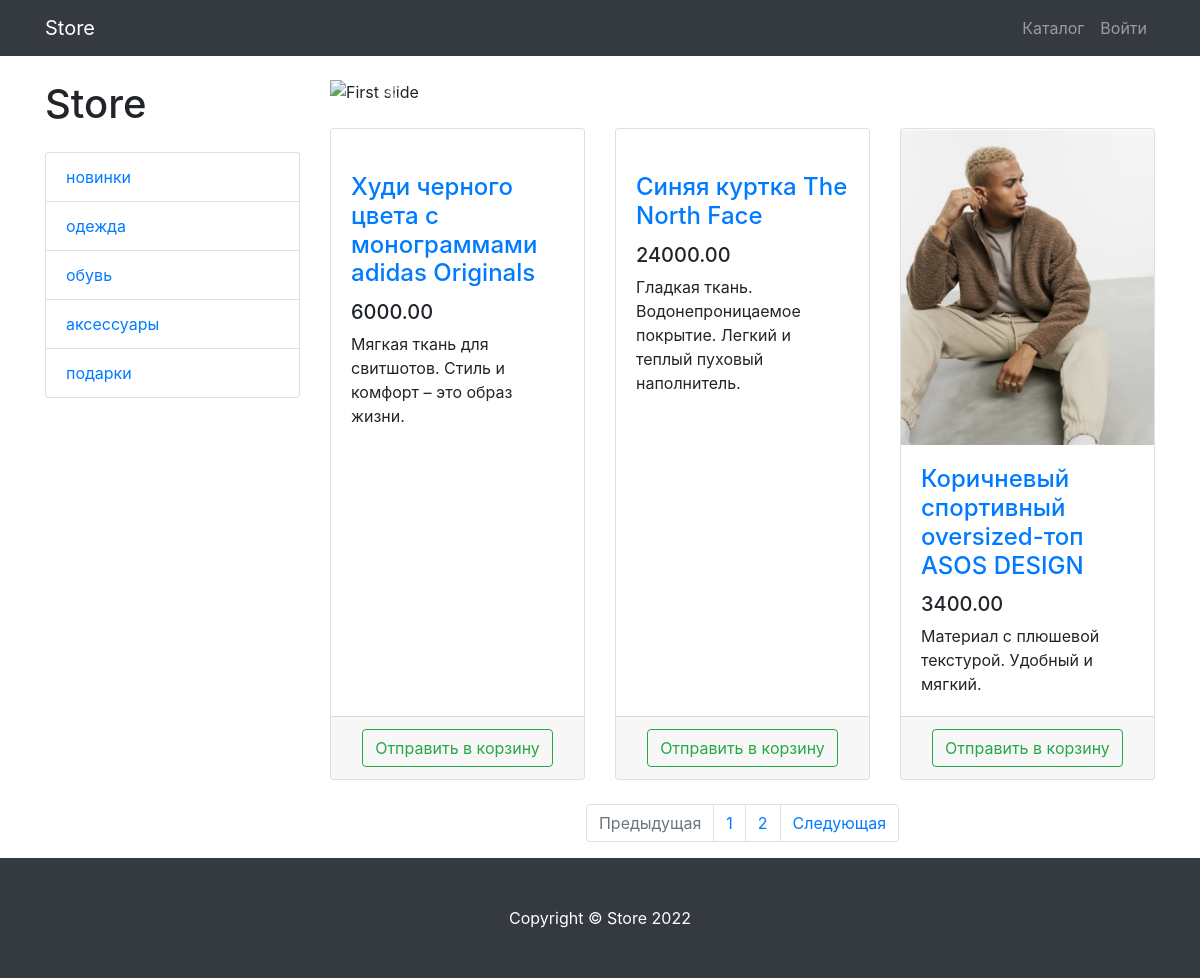
Page /products on the committed database.
### products/models.py (models this page shows, shortened)
class ProductCategory(models.Model):
    name = models.CharField(max_length=128, unique=True)
    slug = models.SlugField(max_length=128, unique=True, db_index=True)
    description = models.TextField(null=True, blank=True)
    is_visible = models.BooleanField(default=True)
    position = models.PositiveSmallIntegerField(unique=True)
    class Meta:
        verbose_name = 'Category'
        verbose_name_plural = 'Categories'

class Product(models.Model):
    name = models.CharField(max_length=256)
    slug = models.SlugField(max_length=256, unique=True, db_index=True)
    description = models.TextField()
    price = models.DecimalField(max_digits=10, decimal_places=2)
    quantity = models.PositiveIntegerField(default=0)
    image = models.ImageField(upload_to='products_images')
    category = models.ForeignKey(to=ProductCategory, on_delete=models.CASCADE)
    is_visible = models.BooleanField(default=True)
    position = models.PositiveSmallIntegerField()
    class Meta:
        verbose_name = 'Product'
        verbose_name_plural = 'Products'

### products/views.py (the view)
# urls.py: path('', ProductsListView.as_view(), name='index'),
class ProductsListView(TitleMixin, ListView):
    model = Product
    template_name = 'products/products.html'
    paginate_by = 3
    title = 'Store - Каталог'
    def get_queryset(self):
        queryset = super(ProductsListView, self).get_queryset()
        category_id = self.kwargs.get('category_id')
        return queryset.filter(category_id=category_id) if category_id else queryset
    def get_context_data(self, *, object_list=None, **kwargs):
        context = super(ProductsListView, self).get_context_data()
        context['categories'] = ProductCategory.objects.all()
        return context

### common/views.py (called while the page is built)
    def get_context_data(self, **kwargs):
        context = super(TitleMixin, self).get_context_data(**kwargs)
        context['title'] = self.title
        return context

### products/templates/products/products.html (shortened to what this page needs)
{% extends 'products/base.html' %}
{% load static %}
{% block css %}
	<link href="{% static 'vendor/css/products.css' %}" rel="stylesheet">
{% endblock %}
{% block content %}
	<div class="container">
    <div class="row">
        <div class="col-lg-3">
            <h1 class="my-4">Store</h1>
            <div class="list-group">
                {% for category in categories %}
                	<a href="{% url 'products:category' category.id %}" class="list-group-item">
                        {{ category.name }}
                    </a>
                {% endfor %}
            </div>
        </div>
        <div class="col-lg-9">
            <div id="carouselExampleIndicators" class="carousel slide my-4" data-ride="carousel">
                <ol class="carousel-indicators">
                    <li data-target="#carouselExampleIndicators" data-slide-to="0" class="active"></li>
                    <li data-target="#carouselExampleIndicators" data-slide-to="1"></li>
                    <li data-target="#carouselExampleIndicators" data-slide-to="2"></li>
                </ol>
                <div class="carousel-inner" role="listbox">
                    <div class="carousel-item active">
                        <img class="d-block img-fluid" src="/static/vendor/img/slides/slide-1.jpg" alt="First slide">
                    </div>
                </div>
                <a class="carousel-control-prev" href="#carouselExampleIndicators" role="button" data-slide="prev">
                    <span class="carousel-control-prev-icon" aria-hidden="true"></span>
                </a>
                <a class="carousel-control-next" href="#carouselExampleIndicators" role="button" data-slide="next">
                    <span class="carousel-control-next-icon" aria-hidden="true"></span>
                </a>
            </div>
            <div class="row">
                {% for product in object_list %}
                	<div class="col-lg-4 col-md-6 mb-4">
                    <div class="card h-100">
                        <a href="#">
                            <img class="card-img-top"
                                 src="{{product.image.url}}"
                                 alt="">
                        </a>
                        <div class="card-body">
                            <h4 class="card-title">
                                <a href="#">{{ product.name }}</a>
                            </h4>
                            <h5>{{ product.price }}</h5>
                            <p class="card-text">{{ product.description }}</p>
                        </div>
                        <div class="card-footer text-center">
                            <a class="btn btn-outline-success"
                               href="{% url 'products:basket_add' product.id %}">
                                Отправить в корзину
                            </a>
                        </div>
                    </div>
                </div>
                {% endfor %}
            </div>
            {% if is_paginated %}
            <nav aria-label="Page navigation example">
                <ul class="pagination justify-content-center">
                    <li class="page-item {% if not page_obj.has_previous %} disabled {% endif %}">
                        <a class="page-link"
                           href="{% if page_obj.has_previous %} {% url 'products:paginator' page_obj.previous_page_number %} {% else %} # {% endif %}"
                           tabindex="-1" aria-disabled="true">
                            Предыдущая
                        </a>
                    </li>
                    {% for page in paginator.page_range %}
                        <li class="page-item">
                            <a class="page-link" href="{% url 'products:paginator' page %}">
                                {{ page }}
                            </a>
                        </li>
                    {% endfor %}
                    <li class="page-item {% if not page_obj.has_next %} disabled{% endif %} ">
                        <a class="page-link"
                           href="{% if page_obj.has_next %} {% url 'products:paginator' page_obj.next_page_number %} {% else %} # {% endif %} ">
                            Следующая
                        </a>
                    </li>
                </ul>
            </nav>
             {% endif %}
        </div>
    </div>
</div>
{% endblock %}
{% block footer %}
	<footer class="py-5 bg-dark">
    <div class="container">
        <p class="m-0 text-center text-white">Copyright &copy; Store 2022</p>
    </div>
</footer>
{% endblock %}

### products/templates/products/base.html (shortened to what this page needs)
{% load static %}
<!DOCTYPE html>
<html lang="en">
<head>
    <link href="{% static 'vendor/bootstrap/css/bootstrap.min.css' %}" rel="stylesheet">
    {% block css %} {% endblock %}
</head>
<body>
<nav class="navbar navbar-expand-lg navbar-dark bg-dark fixed-top">
    <div class="container">
        <a class="navbar-brand" href="{% url 'index' %}">Store</a>
        <div class="collapse navbar-collapse" id="navbarResponsive">
            <ul class="navbar-nav ml-auto">
                <li class="nav-item">
                    <a class="nav-link" href="{% url 'products:index' %}">Каталог  </a>
                </li>
                {% if user.is_authenticated %}
                    <li class="nav-item dropdown">
                    <a class="nav-link dropdown-toggle" href="#" id="navbarDropdown" role="button"
                       data-bs-toggle="dropdown" aria-expanded="false">
                        <i class="fas fa-user-circle"></i>
                    </a>
                    <ul class="dropdown-menu" aria-labelledby="navbarDropdown">
                        <li>
                            <a class="dropdown-item" href="{% url 'users:profile' user.id %}">Профиль</a>
                        </li>
                        <li><a class="dropdown-item" href="orders/orders.html">Заказы</a></li>
                        {% if user.is_superuser or user.is_staff %}
                            <li>
                                <a class="dropdown-item" href="{% url 'admin:index' %}">
                                    Админ-панель
                                </a>
                            </li>
                        {% endif %}
                        <li>
                            <hr class="dropdown-divider">
                        </li>
                        <li>
                            <a class="dropdown-item" href="{% url 'users:logout' %}">
                                Выйти
                            </a>
                        </li>
                    </ul>
                </li>
                {% else %}
                    <li class="nav-item">
                    <a class="nav-link" href="{% url 'users:login' %}">Войти </a>
                </li>
                {% endif %}
            </ul>
        </div>
    </div>
</nav>
{% block content %} {% endblock %}
{% block footer %} {% endblock %}
</body>
</html>

### rows in the picture
ProductCategory: name "новинки"
ProductCategory: name "одежда"
ProductCategory: name "обувь"
ProductCategory: name "аксессуары"
ProductCategory: name "подарки"
Product: name "Худи черного цвета с монограммами adidas Originals", price "6000.00", description "Мягкая ткань для свитшотов. Стиль и комфорт – это образ жизни."
Product: name "Синяя куртка The North Face", price "24000.00", description "Гладкая ткань. Водонепроницаемое покрытие. Легкий и теплый пуховый наполнитель."
Product: image (picture), name "Коричневый спортивный oversized-топ ASOS DESIGN", price "3400.00", description "Материал с плюшевой текстурой. Удобный и мягкий."

### other values in the picture
{{ page }} "1" "2"
